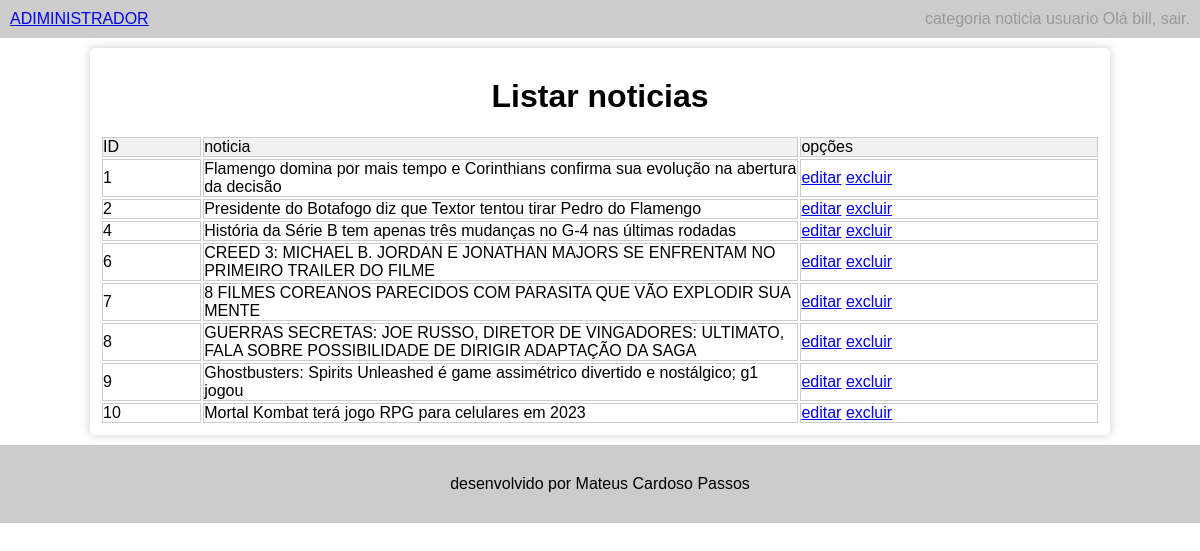
The app's page /adm/index.php?acao=listar&tabela=noticia (signed in) with its own data.
### tables this page shows
CREATE TABLE `noticia` (
  `id` int(11) NOT NULL,
  `titulo` varchar(200) NOT NULL,
  `texto` longtext NOT NULL,
  `data` date NOT NULL,
  `categoria_id` int(11) NOT NULL
);

### adm/listar/noticia.php (the view, shortened to what this page needs)
<h1 class="center">Listar noticias</h1>
<table>
  <thead>
    <tr>
      <td width="10%">
        ID
      </td>
      <td width="60%">
        noticia
      </td>
      <td width="30%">
        opções
      </td>
    </tr>
</thead>
  <?php
    $sql = "SELECT * FROM noticia ORDER BY id";
    $consulta = mysqli_query($con, $sql);
    while( $dados = mysqli_fetch_array($consulta)){
      $id = $dados["id"];
      $noticia = $dados["titulo"];
      ?>
      <tr>
        <td><?=$id?></td>
        <td><?=$noticia?></td>
        <td>
          <a href="index.php?acao=cadastrar&tabela=noticia&id=<?=$id?>">editar</a>
          <a href="javascript:excluir(<?=$id?>)">
          excluir
          </a>
        </td>
    </tr>
    <?php
    }
    ?>
</table>

### adm/style.css (style rules this page uses)
* { margin: 0; padding: 0; }
body { font-family: arial; font-size: 16px; }
.center { text-align: center; }
h1, h2, p { margin: 20px; }
table { width: 100%; }
thead { background-color: #f1f1f1; }
td { border: 1px solid #ccc; }

### records on screen
noticia: id "1", titulo "Flamengo domina por mais tempo e Corinthians confirma sua evolução na abertura da decisão"
noticia: id "2", titulo "Presidente do Botafogo diz que Textor tentou tirar Pedro do Flamengo"
noticia: id "4", titulo "História da Série B tem apenas três mudanças no G-4 nas últimas rodadas"
noticia: id "6", titulo "CREED 3: MICHAEL B. JORDAN E JONATHAN MAJORS SE ENFRENTAM NO PRIMEIRO TRAILER DO FILME"
noticia: id "7", titulo "8 FILMES COREANOS PARECIDOS COM PARASITA QUE VÃO EXPLODIR SUA MENTE"
noticia: id "8", titulo "GUERRAS SECRETAS: JOE RUSSO, DIRETOR DE VINGADORES: ULTIMATO, FALA SOBRE POSSIBILIDADE DE DIRIGIR ADAPTAÇÃO DA SAGA"
noticia: id "9", titulo "Ghostbusters: Spirits Unleashed é game assimétrico divertido e nostálgico; g1 jogou"
noticia: id "10", titulo "Mortal Kombat terá jogo RPG para celulares em 2023"

### other values on screen
$login "bill"
